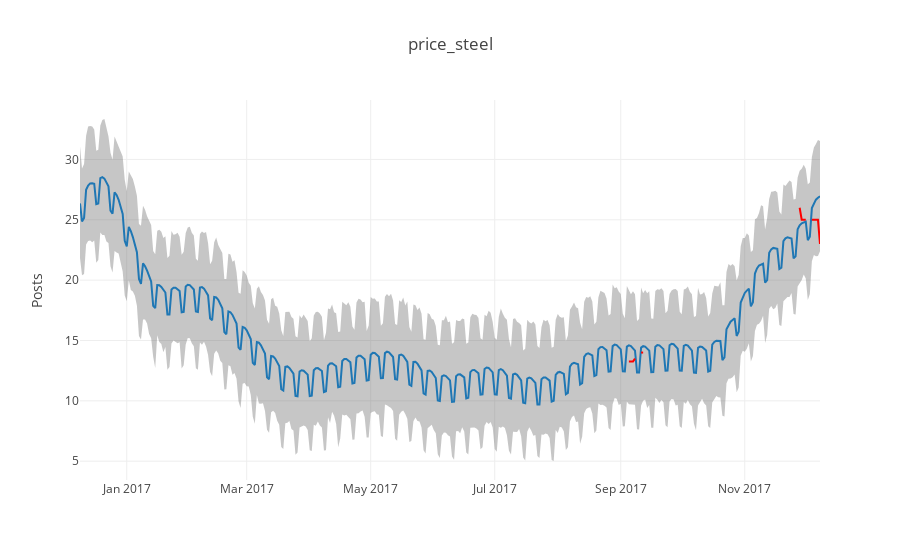
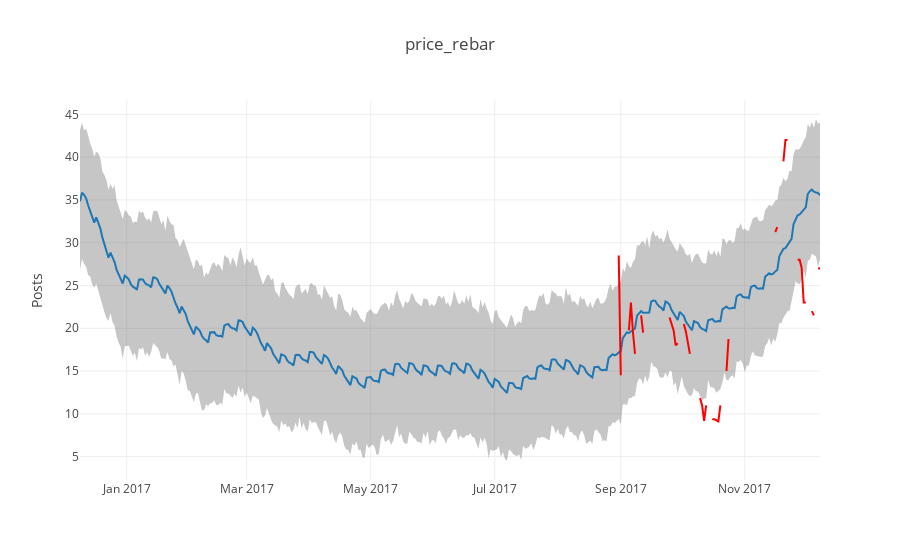
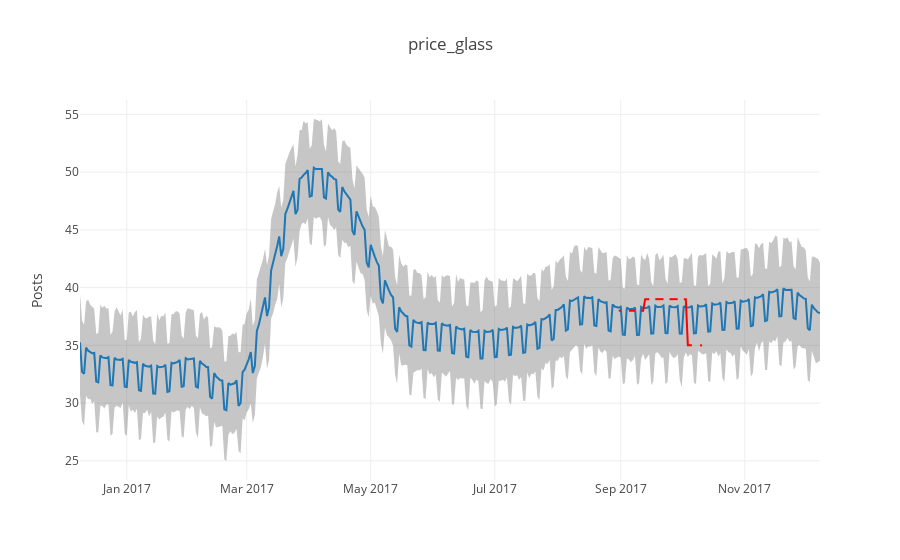

These figures' notebook cell, in order:
### Code cell
for i in range(len(cmp_df)):
    show_forecast(cmp_df[i], prediction_size, 100, titles[i])

### Figure 1 — Plotly figure (JSON) as saved in the notebook; plotly's stock layout.template omitted (floating-point values rounded to 4 significant figures; data arrays with more than 128 entries replaced by an {"elided": "..."} marker saying what was removed)
{"data": [{"line": {"width": 0}, "marker": {"color": "gold"}, "mode": "lines", "name": "Lower Bound", "type": "scatter", "uid": "dad488c9-a829-4232-81f2-faecaf22d06f", "x": {"elided": "365 str values"}, "y": {"elided": "365 float values"}}, {"fill": "tonexty", "fillcolor": "rgba(68, 68, 68, 0.3)", "line": {"width": 0}, "marker": {"color": "green"}, "mode": "lines", "name": "Upper Bound", "type": "scatter", "uid": "b54c33c6-f242-42d3-94b1-5ea3a3ba4f80", "x": {"elided": "365 str values"}, "y": {"elided": "365 float values"}}, {"line": {"color": "rgb(31, 119, 180)"}, "mode": "lines", "name": "Forecast", "type": "scatter", "uid": "463242ae-ac1b-44d7-9268-19697fdda093", "x": {"elided": "365 str values"}, "y": {"elided": "365 float values"}}, {"marker": {"color": "red"}, "mode": "lines", "name": "Actual", "type": "scatter", "uid": "3429c85e-e611-4ec7-800a-608b197007d5", "x": ["2017-08-31", "2017-09-01", "2017-09-02", "2017-09-03", "2017-09-04", "2017-09-05", "2017-09-06", "2017-09-07", "2017-09-08", "2017-09-09", "2017-09-10", "2017-09-11", "2017-09-12", "2017-09-13", "2017-09-14", "2017-09-15", "2017-09-16", "2017-09-17", "2017-09-18", "2017-09-19", "2017-09-20", "2017-09-21", "2017-09-22", "2017-09-23", "2017-09-24", "2017-09-25", "2017-09-26", "2017-09-27", "2017-09-28", "2017-09-29", "2017-09-30", "2017-10-01", "2017-10-02", "2017-10-03", "2017-10-04", "2017-10-05", "2017-10-06", "2017-10-07", "2017-10-08", "2017-10-09", "2017-10-10", "2017-10-11", "2017-10-12", "2017-10-13", "2017-10-14", "2017-10-15", "2017-10-16", "2017-10-17", "2017-10-18", "2017-10-19", "2017-10-20", "2017-10-21", "2017-10-22", "2017-10-23", "2017-10-24", "2017-10-25", "2017-10-26", "2017-10-27", "2017-10-28", "2017-10-29", "2017-10-30", "2017-10-31", "2017-11-01", "2017-11-02", "2017-11-03", "2017-11-04", "2017-11-05", "2017-11-06", "2017-11-07", "2017-11-08", "2017-11-09", "2017-11-10", "2017-11-11", "2017-11-12", "2017-11-13", "2017-11-14", "2017-11-15", "2017-11-16", "2017-11-17", "2017-11-18", "2017-11-19", "2017-11-20", "2017-11-21", "2017-11-22", "2017-11-23", "2017-11-24", "2017-11-25", "2017-11-26", "2017-11-27", "2017-11-28", "2017-11-29", "2017-11-30", "2017-12-01", "2017-12-02", "2017-12-03", "2017-12-04", "2017-12-05", "2017-12-06", "2017-12-07", "2017-12-08"], "y": [null, null, null, null, null, 13.25, 13.25, 13.25, 13.5, null, null, 14, 14, null, null, null, null, null, null, null, null, null, null, null, null, null, null, null, null, null, null, null, null, null, null, null, null, null, null, null, null, null, null, null, null, null, null, null, null, null, null, null, null, null, null, null, null, null, null, null, null, null, null, null, null, null, null, null, null, null, null, null, null, null, null, null, null, null, null, null, null, null, null, null, null, null, null, null, null, 26, 25, 25, 25, null, null, 25, 25, 25, 25, 23]}], "layout": {"showlegend": false, "title": {"text": "price_steel"}, "yaxis": {"title": {"text": "Posts"}}}}

### Figure 2 — Plotly figure (JSON) as saved in the notebook; plotly's stock layout.template omitted (floating-point values rounded to 4 significant figures; data arrays with more than 128 entries replaced by an {"elided": "..."} marker saying what was removed)
{"data": [{"line": {"width": 0}, "marker": {"color": "gold"}, "mode": "lines", "name": "Lower Bound", "type": "scatter", "uid": "16829bdd-9e10-47d0-9360-67f5606a85f9", "x": {"elided": "365 str values"}, "y": {"elided": "365 float values"}}, {"fill": "tonexty", "fillcolor": "rgba(68, 68, 68, 0.3)", "line": {"width": 0}, "marker": {"color": "green"}, "mode": "lines", "name": "Upper Bound", "type": "scatter", "uid": "7be7c19a-92c5-421e-99c3-0094c54a9fd1", "x": {"elided": "365 str values"}, "y": {"elided": "365 float values"}}, {"line": {"color": "rgb(31, 119, 180)"}, "mode": "lines", "name": "Forecast", "type": "scatter", "uid": "aa0661ae-c3c1-4a5b-9ff2-ebff1865bab8", "x": {"elided": "365 str values"}, "y": {"elided": "365 float values"}}, {"marker": {"color": "red"}, "mode": "lines", "name": "Actual", "type": "scatter", "uid": "eb81ec69-aa71-4e8e-ae64-7f7f9bb67ff6", "x": ["2017-08-31", "2017-09-01", "2017-09-02", "2017-09-03", "2017-09-04", "2017-09-05", "2017-09-06", "2017-09-07", "2017-09-08", "2017-09-09", "2017-09-10", "2017-09-11", "2017-09-12", "2017-09-13", "2017-09-14", "2017-09-15", "2017-09-16", "2017-09-17", "2017-09-18", "2017-09-19", "2017-09-20", "2017-09-21", "2017-09-22", "2017-09-23", "2017-09-24", "2017-09-25", "2017-09-26", "2017-09-27", "2017-09-28", "2017-09-29", "2017-09-30", "2017-10-01", "2017-10-02", "2017-10-03", "2017-10-04", "2017-10-05", "2017-10-06", "2017-10-07", "2017-10-08", "2017-10-09", "2017-10-10", "2017-10-11", "2017-10-12", "2017-10-13", "2017-10-14", "2017-10-15", "2017-10-16", "2017-10-17", "2017-10-18", "2017-10-19", "2017-10-20", "2017-10-21", "2017-10-22", "2017-10-23", "2017-10-24", "2017-10-25", "2017-10-26", "2017-10-27", "2017-10-28", "2017-10-29", "2017-10-30", "2017-10-31", "2017-11-01", "2017-11-02", "2017-11-03", "2017-11-04", "2017-11-05", "2017-11-06", "2017-11-07", "2017-11-08", "2017-11-09", "2017-11-10", "2017-11-11", "2017-11-12", "2017-11-13", "2017-11-14", "2017-11-15", "2017-11-16", "2017-11-17", "2017-11-18", "2017-11-19", "2017-11-20", "2017-11-21", "2017-11-22", "2017-11-23", "2017-11-24", "2017-11-25", "2017-11-26", "2017-11-27", "2017-11-28", "2017-11-29", "2017-11-30", "2017-12-01", "2017-12-02", "2017-12-03", "2017-12-04", "2017-12-05", "2017-12-06", "2017-12-07", "2017-12-08"], "y": [28.5, 14.5, null, null, null, 19.75, 23, 19.5, 17, null, null, 21.5, 19.5, null, null, null, null, null, null, null, null, null, null, null, null, 21.25, 20.5, 19.75, 18, 18.25, null, null, 20.5, 19.67, 18.33, 17, null, null, null, null, 11.83, 11, 9.167, 11, null, null, 9.375, 9.375, 9.25, 9.125, 11, null, null, 15, 18.75, null, null, null, null, null, null, null, null, null, null, null, null, null, null, null, null, null, null, null, null, null, null, 31.25, 31.83, null, null, 39.5, 42, 42, null, null, null, null, 28, 28, 27, 23, 23, null, null, 22, 21.5, null, 27, 27]}], "layout": {"showlegend": false, "title": {"text": "price_rebar"}, "yaxis": {"title": {"text": "Posts"}}}}

### Figure 3 — Plotly figure (JSON) as saved in the notebook; plotly's stock layout.template omitted (floating-point values rounded to 4 significant figures; data arrays with more than 128 entries replaced by an {"elided": "..."} marker saying what was removed)
{"data": [{"line": {"width": 0}, "marker": {"color": "gold"}, "mode": "lines", "name": "Lower Bound", "type": "scatter", "uid": "bf7bd88b-8968-479f-8d24-ee217724262b", "x": {"elided": "365 str values"}, "y": {"elided": "365 float values"}}, {"fill": "tonexty", "fillcolor": "rgba(68, 68, 68, 0.3)", "line": {"width": 0}, "marker": {"color": "green"}, "mode": "lines", "name": "Upper Bound", "type": "scatter", "uid": "6c506524-cd86-49ff-bc50-d361a19aef90", "x": {"elided": "365 str values"}, "y": {"elided": "365 float values"}}, {"line": {"color": "rgb(31, 119, 180)"}, "mode": "lines", "name": "Forecast", "type": "scatter", "uid": "d4b614c3-d229-4e67-826d-625a9b284caa", "x": {"elided": "365 str values"}, "y": {"elided": "365 float values"}}, {"marker": {"color": "red"}, "mode": "lines", "name": "Actual", "type": "scatter", "uid": "bfea45cb-839e-4bef-8bd1-2426df691cd9", "x": ["2017-08-31", "2017-09-01", "2017-09-02", "2017-09-03", "2017-09-04", "2017-09-05", "2017-09-06", "2017-09-07", "2017-09-08", "2017-09-09", "2017-09-10", "2017-09-11", "2017-09-12", "2017-09-13", "2017-09-14", "2017-09-15", "2017-09-16", "2017-09-17", "2017-09-18", "2017-09-19", "2017-09-20", "2017-09-21", "2017-09-22", "2017-09-23", "2017-09-24", "2017-09-25", "2017-09-26", "2017-09-27", "2017-09-28", "2017-09-29", "2017-09-30", "2017-10-01", "2017-10-02", "2017-10-03", "2017-10-04", "2017-10-05", "2017-10-06", "2017-10-07", "2017-10-08", "2017-10-09", "2017-10-10", "2017-10-11", "2017-10-12", "2017-10-13", "2017-10-14", "2017-10-15", "2017-10-16", "2017-10-17", "2017-10-18", "2017-10-19", "2017-10-20", "2017-10-21", "2017-10-22", "2017-10-23", "2017-10-24", "2017-10-25", "2017-10-26", "2017-10-27", "2017-10-28", "2017-10-29", "2017-10-30", "2017-10-31", "2017-11-01", "2017-11-02", "2017-11-03", "2017-11-04", "2017-11-05", "2017-11-06", "2017-11-07", "2017-11-08", "2017-11-09", "2017-11-10", "2017-11-11", "2017-11-12", "2017-11-13", "2017-11-14", "2017-11-15", "2017-11-16", "2017-11-17", "2017-11-18", "2017-11-19", "2017-11-20", "2017-11-21", "2017-11-22", "2017-11-23", "2017-11-24", "2017-11-25", "2017-11-26", "2017-11-27", "2017-11-28", "2017-11-29", "2017-11-30", "2017-12-01", "2017-12-02", "2017-12-03", "2017-12-04", "2017-12-05", "2017-12-06", "2017-12-07", "2017-12-08"], "y": [38, 38, null, null, null, 38, 38, 38, 38, null, null, 38, 38, 39, 39, 39, null, null, 39, 39, 39, 39, 39, null, null, 39, 39, 39, 39, 39, null, null, 39, 39, 35, 35, 35, null, null, null, 35, 35, null, null, null, null, null, null, null, null, null, null, null, null, null, null, null, null, null, null, null, null, null, null, null, null, null, null, null, null, null, null, null, null, null, null, null, null, null, null, null, null, null, null, null, null, null, null, null, null, null, null, null, null, null, null, null, null, null, null]}], "layout": {"showlegend": false, "title": {"text": "price_glass"}, "yaxis": {"title": {"text": "Posts"}}}}
